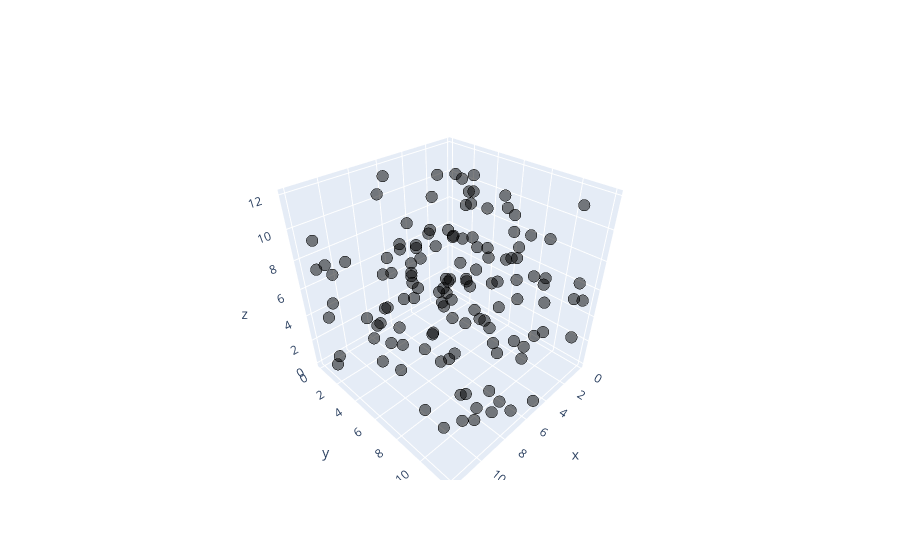

This figure's notebook cell:
### Code cell
step = 25000
latt_x = positions[step][:,0]
latt_y = positions[step][:,1]
latt_z = positions[step][:,2]
trace = go.Scatter3d(x = latt_x, y = latt_y, z=latt_z, mode = 'markers',
                    marker = dict(size = 4, color = 'rgba(0, 0, 0, .5)',
                    line = dict(width = 2, color = 'rgb(0, 0, 0)')),
)

iplot([trace], show_link=False)
